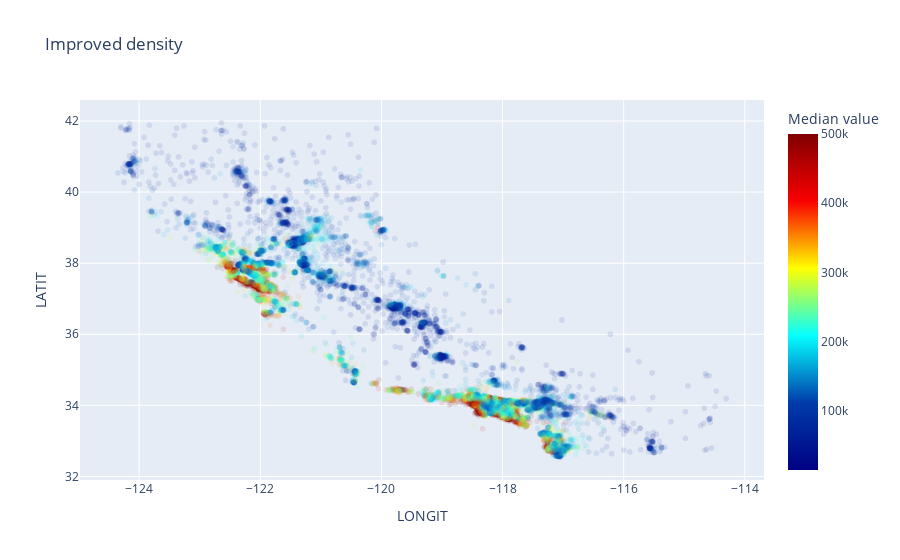

The cell this chart's notebook holds for it:
### Code cell
px.scatter(housing, x='longitude', 
           y='latitude', 
           opacity=0.1,
           title='Improved density',
           color='median_house_value',
           color_continuous_scale='Jet',
           labels={'longitude': 'LONGIT', 'latitude': 'LATIT', 'median_house_value': 'Median value'},
          )

### Figure 1 — Plotly figure (JSON) as saved in the notebook; plotly's stock layout.template omitted (floating-point values rounded to 4 significant figures; data arrays with more than 128 entries replaced by an {"elided": "..."} marker saying what was removed)
{"data": [{"hovertemplate": "LONGIT=%{x}<br>LATIT=%{y}<br>Median value=%{marker.color}<extra></extra>", "legendgroup": "", "marker": {"color": {"elided": "16512 int values"}, "coloraxis": "coloraxis", "opacity": 0.1, "symbol": "circle"}, "mode": "markers", "name": "", "showlegend": false, "type": "scattergl", "x": {"elided": "16512 float values"}, "xaxis": "x", "y": {"elided": "16512 float values"}, "yaxis": "y"}], "layout": {"coloraxis": {"colorbar": {"title": {"text": "Median value"}}, "colorscale": [[0, "rgb(0,0,131)"], [0.2, "rgb(0,60,170)"], [0.4, "rgb(5,255,255)"], [0.6, "rgb(255,255,0)"], [0.8, "rgb(250,0,0)"], [1, "rgb(128,0,0)"]]}, "legend": {"tracegroupgap": 0}, "title": {"text": "Improved density"}, "xaxis": {"anchor": "y", "domain": [0, 1], "title": {"text": "LONGIT"}}, "yaxis": {"anchor": "x", "domain": [0, 1], "title": {"text": "LATIT"}}}}
